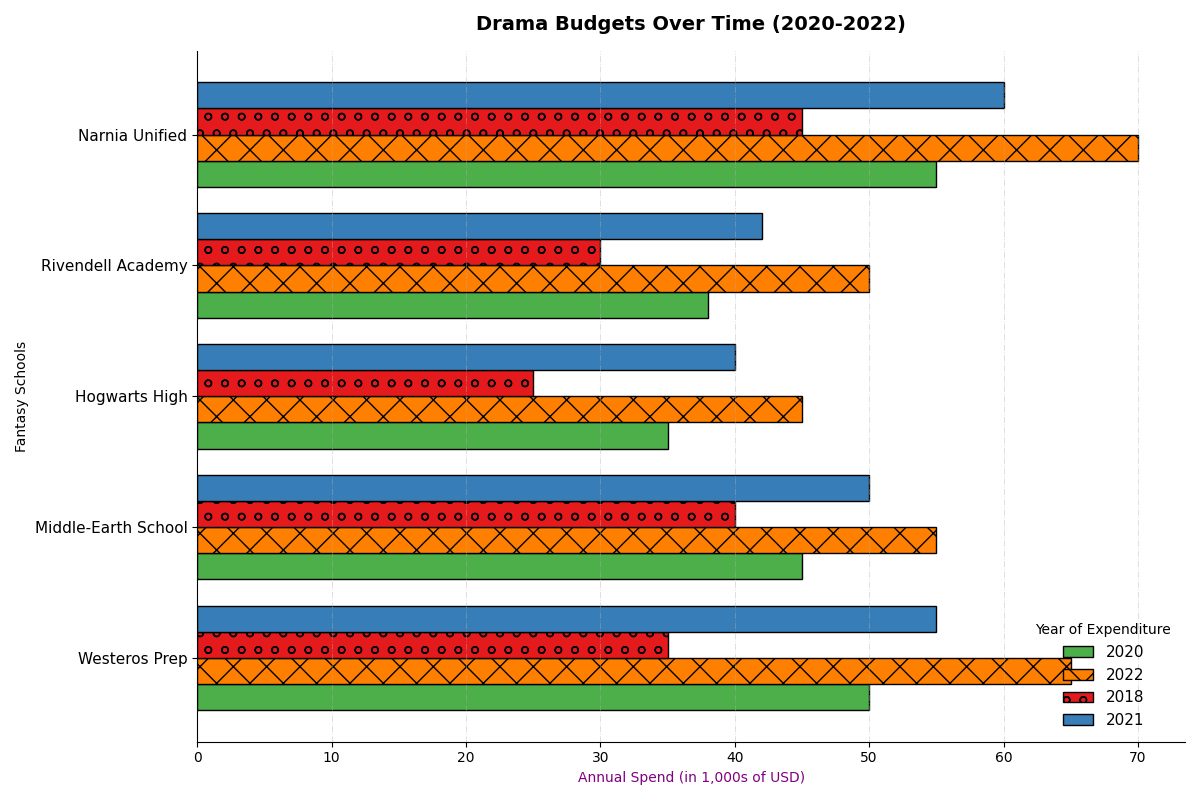

This chart was generated by the following Python code:
import matplotlib.pyplot as plt
import numpy as np

schools = ['Westeros Prep', 'Middle-Earth School', 'Hogwarts High', 'Rivendell Academy', 'Narnia Unified']

budgets_2018 = np.array([35, 40, 25, 30, 45])
budgets_2020 = np.array([50, 45, 35, 38, 55])
budgets_2021 = np.array([55, 50, 40, 42, 60])
budgets_2022 = np.array([65, 55, 45, 50, 70])

years = ['2020', '2022', '2018', '2021']  # Removed '2019'
data = np.array([budgets_2020, budgets_2022, budgets_2018, budgets_2021])  # Removed budgets_2019

fig, ax = plt.subplots(figsize=(12, 8))

bar_height = 0.2
bar_positions = np.arange(len(schools))
colors = ['#4daf4a', '#ff7f00', '#e41a1c', '#377eb8']  # Removed one color
markers = ['D', 'x', 'o', 's']  # Removed one marker

for idx, year in enumerate(years):
    ax.barh(bar_positions + idx * bar_height, 
            data[idx], 
            bar_height, 
            label=f'{year}', 
            color=colors[idx],
            edgecolor='black', 
            hatch=markers[idx % len(markers)])

ax.set_ylabel('Fantasy Schools', fontsize=10)
ax.set_xlabel('Annual Spend (in 1,000s of USD)', fontsize=10, color='purple')
ax.set_title('Drama Budgets Over Time (2020-2022)', fontsize=14, fontweight='bold', pad=15)
ax.set_yticks(bar_positions + bar_height * 1.5)
ax.set_yticklabels(schools, rotation=0, ha="right", fontsize=11)

ax.legend(title='Year of Expenditure', fontsize=11, loc='lower right', frameon=False)

ax.grid(True, axis='x', linestyle='-.', linewidth=0.7, alpha=0.4)
ax.spines['top'].set_visible(False)
ax.spines['right'].set_visible(False)

fig.tight_layout()
plt.show()
